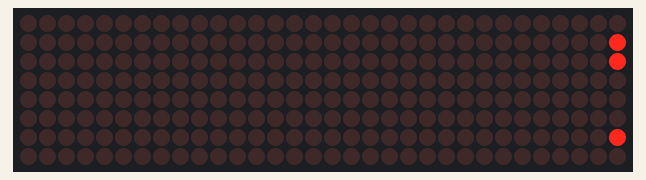
This sketch was run on a simulated Arduino Uno, built with avr-gcc and run on an emulated ATmega328P. On the bench: 32×8 LED matrix.

Above: at 0.22 s.
At 2.17 s:
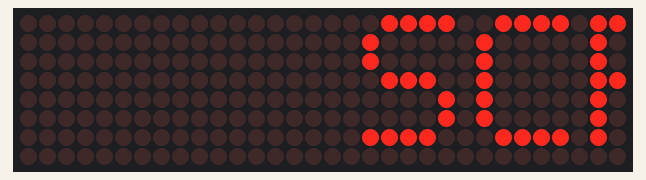
At 3.97 s:
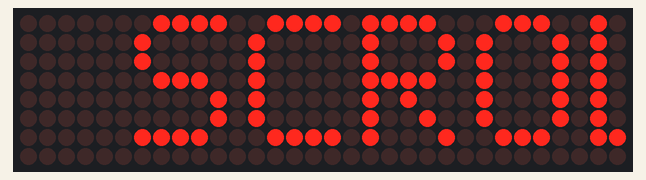
At 7.72 s:
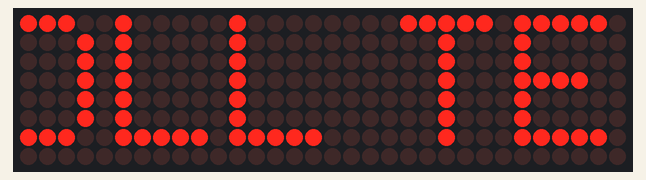
At 11.47 s:
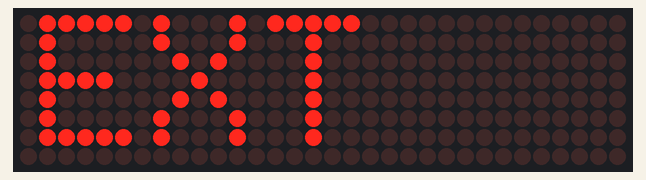
At 15.07 s:
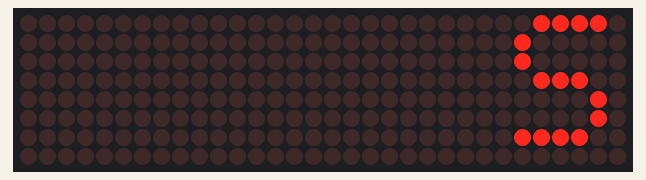

Measured:
- by itself, everything shown: repeats every 14.1 s, in 94 steps

The sketch:

sketch_may23c.ino
```cpp
#include <MD_Parola.h>
#include <MD_MAX72xx.h>
#include <SPI.h>

// Uncomment according to your hardware type
#define HARDWARE_TYPE MD_MAX72XX::FC16_HW
//#define HARDWARE_TYPE MD_MAX72XX::GENERIC_HW

#define MAX_DEVICES 4
#define CS_PIN 5

MD_Parola Display = MD_Parola(HARDWARE_TYPE, CS_PIN, MAX_DEVICES);

void setup() {

  Display.begin();
  Display.setIntensity(0);
  Display.displayClear();
  Display.displayScroll("SCROLL TEXT", PA_RIGHT, PA_SCROLL_LEFT, 150);
}

void loop() {
  if (Display.displayAnimate()) {
    Display.displayReset();
  }
}
```
